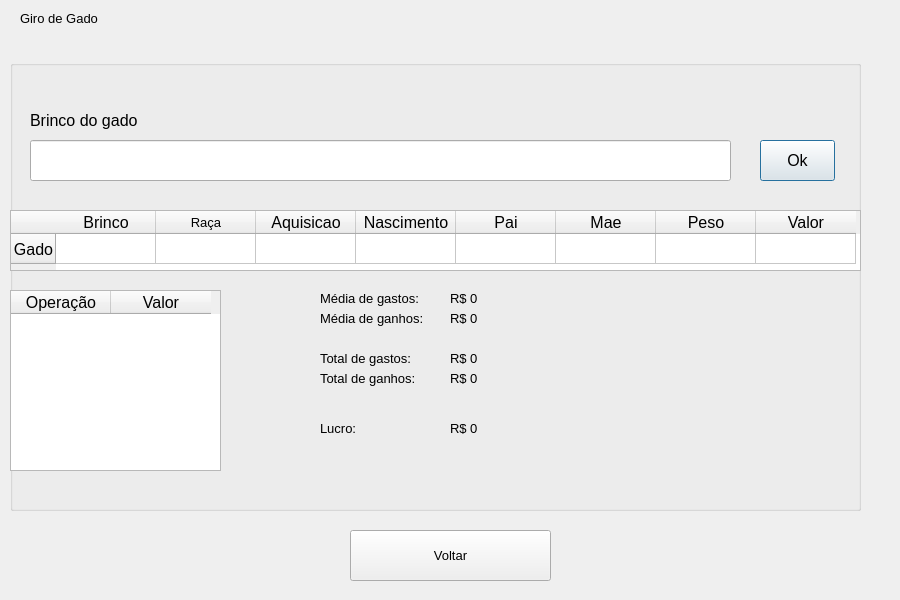
<?xml version="1.0" encoding="UTF-8"?>
<ui version="4.0">
 <class>CattleConsultScreen</class>
 <widget class="QDialog" name="CattleConsultScreen">
  <property name="geometry">
   <rect>
    <x>0</x>
    <y>0</y>
    <width>900</width>
    <height>600</height>
   </rect>
  </property>
  <property name="font">
   <font>
    <pointsize>10</pointsize>
   </font>
  </property>
  <property name="windowTitle">
   <string>Tela de Consulta de Gado</string>
  </property>
  <widget class="QLabel" name="labelTitle">
   <property name="geometry">
    <rect>
     <x>20</x>
     <y>10</y>
     <width>101</width>
     <height>16</height>
    </rect>
   </property>
   <property name="font">
    <font>
     <pointsize>10</pointsize>
    </font>
   </property>
   <property name="text">
    <string>Giro de Gado</string>
   </property>
  </widget>
  <widget class="QGroupBox" name="groupBox">
   <property name="geometry">
    <rect>
     <x>10</x>
     <y>60</y>
     <width>851</width>
     <height>451</height>
    </rect>
   </property>
   <property name="title">
    <string/>
   </property>
   <widget class="QTableWidget" name="cattleConsultTable">
    <property name="geometry">
     <rect>
      <x>0</x>
      <y>150</y>
      <width>851</width>
      <height>61</height>
     </rect>
    </property>
    <property name="font">
     <font>
      <pointsize>12</pointsize>
     </font>
    </property>
    <row>
     <property name="text">
      <string>Gado</string>
     </property>
     <property name="textAlignment">
      <set>AlignCenter</set>
     </property>
    </row>
    <column>
     <property name="text">
      <string>Brinco</string>
     </property>
    </column>
    <column>
     <property name="text">
      <string>Raça</string>
     </property>
     <property name="font">
      <font>
       <pointsize>10</pointsize>
      </font>
     </property>
    </column>
    <column>
     <property name="text">
      <string>Aquisicao</string>
     </property>
    </column>
    <column>
     <property name="text">
      <string>Nascimento</string>
     </property>
    </column>
    <column>
     <property name="text">
      <string>Pai</string>
     </property>
    </column>
    <column>
     <property name="text">
      <string>Mae</string>
     </property>
    </column>
    <column>
     <property name="text">
      <string>Peso</string>
     </property>
    </column>
    <column>
     <property name="text">
      <string>Valor</string>
     </property>
    </column>
    <item row="0" column="0">
     <property name="text">
      <string/>
     </property>
     <property name="textAlignment">
      <set>AlignCenter</set>
     </property>
     <property name="flags">
      <set>ItemIsSelectable|ItemIsDragEnabled|ItemIsDropEnabled|ItemIsUserCheckable|ItemIsEnabled</set>
     </property>
    </item>
    <item row="0" column="1">
     <property name="text">
      <string/>
     </property>
     <property name="font">
      <font>
       <family>MS Shell Dlg 2</family>
       <pointsize>10</pointsize>
      </font>
     </property>
     <property name="textAlignment">
      <set>AlignCenter</set>
     </property>
     <property name="flags">
      <set>ItemIsSelectable|ItemIsDragEnabled|ItemIsDropEnabled|ItemIsUserCheckable|ItemIsEnabled</set>
     </property>
    </item>
    <item row="0" column="2">
     <property name="text">
      <string/>
     </property>
     <property name="textAlignment">
      <set>AlignCenter</set>
     </property>
     <property name="flags">
      <set>ItemIsSelectable|ItemIsDragEnabled|ItemIsDropEnabled|ItemIsUserCheckable|ItemIsEnabled</set>
     </property>
    </item>
    <item row="0" column="3">
     <property name="text">
      <string/>
     </property>
     <property name="textAlignment">
      <set>AlignCenter</set>
     </property>
     <property name="flags">
      <set>ItemIsSelectable|ItemIsDragEnabled|ItemIsDropEnabled|ItemIsUserCheckable|ItemIsEnabled</set>
     </property>
    </item>
    <item row="0" column="4">
     <property name="text">
      <string/>
     </property>
     <property name="textAlignment">
      <set>AlignCenter</set>
     </property>
     <property name="flags">
      <set>ItemIsSelectable|ItemIsDragEnabled|ItemIsDropEnabled|ItemIsUserCheckable|ItemIsEnabled</set>
     </property>
    </item>
    <item row="0" column="5">
     <property name="text">
      <string/>
     </property>
     <property name="textAlignment">
      <set>AlignCenter</set>
     </property>
     <property name="flags">
      <set>ItemIsSelectable|ItemIsDragEnabled|ItemIsDropEnabled|ItemIsUserCheckable|ItemIsEnabled</set>
     </property>
    </item>
    <item row="0" column="6">
     <property name="text">
      <string/>
     </property>
     <property name="textAlignment">
      <set>AlignCenter</set>
     </property>
     <property name="flags">
      <set>ItemIsSelectable|ItemIsDragEnabled|ItemIsDropEnabled|ItemIsUserCheckable|ItemIsEnabled</set>
     </property>
    </item>
    <item row="0" column="7">
     <property name="text">
      <string/>
     </property>
     <property name="textAlignment">
      <set>AlignCenter</set>
     </property>
     <property name="flags">
      <set>ItemIsSelectable|ItemIsDragEnabled|ItemIsDropEnabled|ItemIsUserCheckable|ItemIsEnabled</set>
     </property>
    </item>
   </widget>
   <widget class="QLineEdit" name="inputCattleEarring">
    <property name="geometry">
     <rect>
      <x>20</x>
      <y>80</y>
      <width>701</width>
      <height>41</height>
     </rect>
    </property>
    <property name="font">
     <font>
      <pointsize>12</pointsize>
     </font>
    </property>
   </widget>
   <widget class="QLabel" name="labelCattleEarring">
    <property name="geometry">
     <rect>
      <x>20</x>
      <y>50</y>
      <width>221</width>
      <height>21</height>
     </rect>
    </property>
    <property name="font">
     <font>
      <pointsize>12</pointsize>
     </font>
    </property>
    <property name="text">
     <string>Brinco do gado </string>
    </property>
   </widget>
   <widget class="QPushButton" name="okButton">
    <property name="geometry">
     <rect>
      <x>750</x>
      <y>80</y>
      <width>75</width>
      <height>41</height>
     </rect>
    </property>
    <property name="font">
     <font>
      <pointsize>12</pointsize>
     </font>
    </property>
    <property name="text">
     <string>Ok</string>
    </property>
   </widget>
   <widget class="QTableWidget" name="cattleTransactionTable">
    <property name="geometry">
     <rect>
      <x>0</x>
      <y>230</y>
      <width>211</width>
      <height>181</height>
     </rect>
    </property>
    <property name="font">
     <font>
      <pointsize>12</pointsize>
     </font>
    </property>
    <column>
     <property name="text">
      <string>Operação</string>
     </property>
    </column>
    <column>
     <property name="text">
      <string>Valor</string>
     </property>
    </column>
   </widget>
   <widget class="QLabel" name="labelAverageSpending">
    <property name="geometry">
     <rect>
      <x>310</x>
      <y>230</y>
      <width>101</width>
      <height>16</height>
     </rect>
    </property>
    <property name="font">
     <font>
      <pointsize>10</pointsize>
     </font>
    </property>
    <property name="text">
     <string>Média de gastos:</string>
    </property>
   </widget>
   <widget class="QLabel" name="labelAverageEarnings">
    <property name="geometry">
     <rect>
      <x>310</x>
      <y>250</y>
      <width>111</width>
      <height>16</height>
     </rect>
    </property>
    <property name="text">
     <string>Média de ganhos:</string>
    </property>
   </widget>
   <widget class="QLabel" name="labelValueAverageSpending">
    <property name="geometry">
     <rect>
      <x>440</x>
      <y>230</y>
      <width>81</width>
      <height>16</height>
     </rect>
    </property>
    <property name="font">
     <font>
      <pointsize>10</pointsize>
     </font>
    </property>
    <property name="text">
     <string>R$ 0</string>
    </property>
   </widget>
   <widget class="QLabel" name="labelValueAverageEarnings">
    <property name="geometry">
     <rect>
      <x>440</x>
      <y>250</y>
      <width>81</width>
      <height>16</height>
     </rect>
    </property>
    <property name="text">
     <string>R$ 0</string>
    </property>
   </widget>
   <widget class="QLabel" name="labelProfit">
    <property name="geometry">
     <rect>
      <x>310</x>
      <y>360</y>
      <width>81</width>
      <height>16</height>
     </rect>
    </property>
    <property name="text">
     <string>Lucro:</string>
    </property>
   </widget>
   <widget class="QLabel" name="labelValueProfit">
    <property name="geometry">
     <rect>
      <x>440</x>
      <y>360</y>
      <width>81</width>
      <height>16</height>
     </rect>
    </property>
    <property name="text">
     <string>R$ 0</string>
    </property>
   </widget>
   <widget class="QLabel" name="labelTotalSpending">
    <property name="geometry">
     <rect>
      <x>310</x>
      <y>290</y>
      <width>101</width>
      <height>16</height>
     </rect>
    </property>
    <property name="text">
     <string>Total de gastos:</string>
    </property>
   </widget>
   <widget class="QLabel" name="labelValueTotalSpending">
    <property name="geometry">
     <rect>
      <x>440</x>
      <y>290</y>
      <width>81</width>
      <height>16</height>
     </rect>
    </property>
    <property name="text">
     <string>R$ 0</string>
    </property>
   </widget>
   <widget class="QLabel" name="labelTotalEarnings">
    <property name="geometry">
     <rect>
      <x>310</x>
      <y>310</y>
      <width>101</width>
      <height>16</height>
     </rect>
    </property>
    <property name="text">
     <string>Total de ganhos:</string>
    </property>
   </widget>
   <widget class="QLabel" name="labelValueTotalEarnings">
    <property name="geometry">
     <rect>
      <x>440</x>
      <y>310</y>
      <width>81</width>
      <height>16</height>
     </rect>
    </property>
    <property name="text">
     <string>R$ 0</string>
    </property>
   </widget>
  </widget>
  <widget class="QPushButton" name="backButton">
   <property name="geometry">
    <rect>
     <x>350</x>
     <y>530</y>
     <width>201</width>
     <height>51</height>
    </rect>
   </property>
   <property name="font">
    <font>
     <pointsize>10</pointsize>
    </font>
   </property>
   <property name="text">
    <string>Voltar</string>
   </property>
  </widget>
 </widget>
 <resources/>
 <connections/>
</ui>
